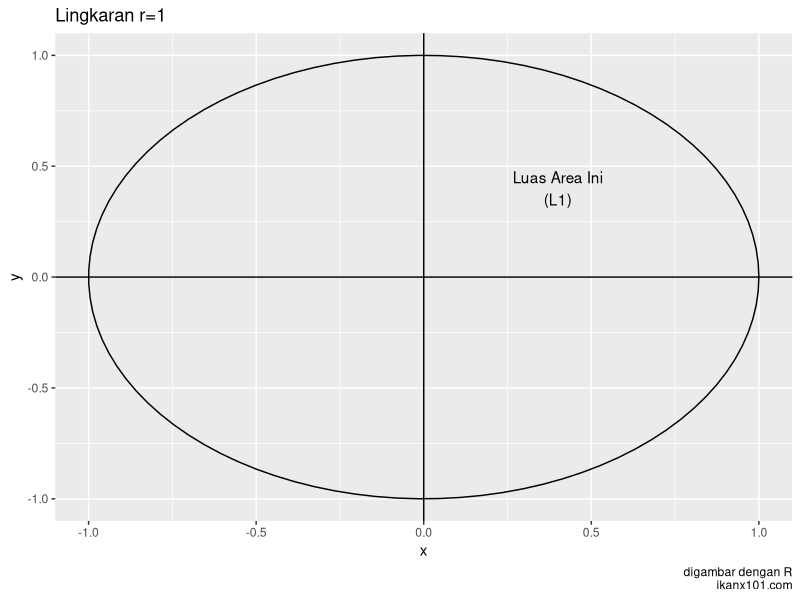
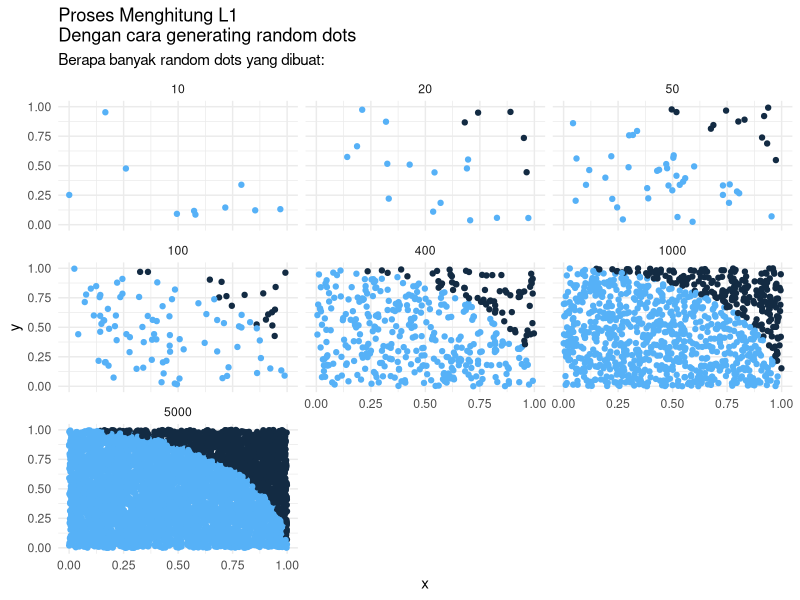
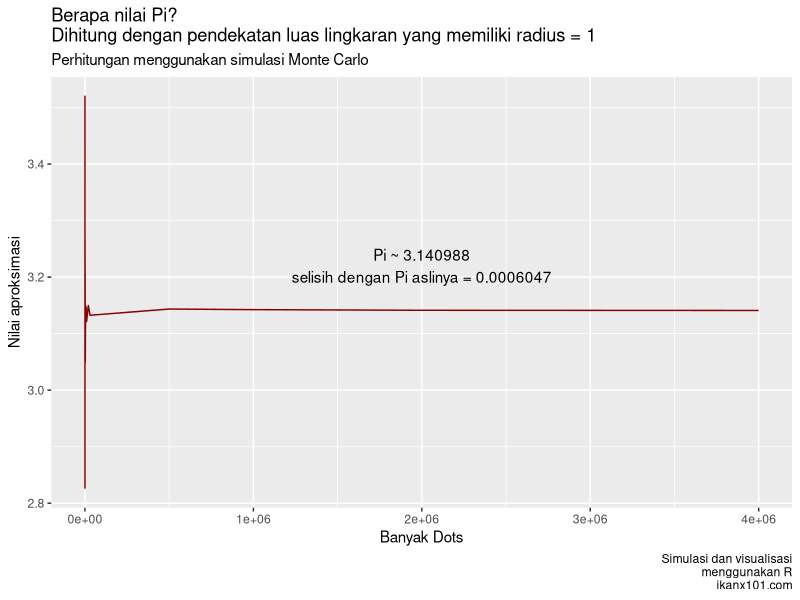

Here is the R script that generated these plots, in order:
## ---- chunk 1
knitr::opts_chunk$set(echo = TRUE)
setwd("/cloud/project/_posts/Monte Carlo/Hitung Pi")

library(dplyr)
library(ggplot2)

rm(list=ls())
set.seed(10104074)
## ---- chunk 2
# gambar lingkaran
xc = 0
yc = 0
r = 1
ggplot() + annotate("path",
   x=xc+r*cos(seq(0,2*pi,length.out=100)),
   y=yc+r*sin(seq(0,2*pi,length.out=100))) +
   labs(title = "Lingkaran r=1",
        caption = "digambar dengan R\nikanx101.com") +
   annotate("text",
            x = .4,
            y = .4,
            label = "Luas Area Ini\n(L1)") +
  geom_vline(xintercept = 0) +
  geom_hline(yintercept = 0)
## ---- chunk 3
rm(list=ls())
# bikin fungsi utk generate data
  # lalu kita rbind
generate_sim = function(n){
  data = data.frame(
  x = runif(n),
  y = runif(n),
  iterasi = n
  ) %>%
  mutate(penanda = ifelse(x^2 + y^2 <= 1, 1, 0)) %>% distinct()
  return(data)
}

# sekarang kita bikin datasetnya
n_sim = c(10,20,50,100,400,1000,5000)

# kita mulai iterasinya
i = 1
data_sim = generate_sim(n_sim[i])

for(i in 2:length(n_sim)){
  temp = generate_sim(n_sim[i])
  data_sim = rbind(data_sim,temp)
}

# yuk kita bikin dulu titiknya
data_sim %>%
    ggplot(aes(x = x, y = y)) +
    geom_point(aes(color = penanda)) +
    facet_wrap(~iterasi) +
    theme_minimal() +
    labs(x = "x",
         y = "y",
         title = "Proses Menghitung L1\nDengan cara generating random dots",
         subtitle = "Berapa banyak random dots yang dibuat:") +
         theme(legend.position = "none")
## ---- chunk 4
hitung_pi = function(n){
  x = runif(n)
  y = runif(n)
  data = data.frame(x,y)
  data =
    data %>%
    distinct() %>%
    mutate(jatuh = x^2 + y^2,
           ket = ifelse(jatuh <= 1, 1,0))
  return(4 * sum(data$ket)/length(data$ket))
}

## ---- chunk 5
# saatnya simulasi
simulasi = data.frame(
  n = c(10,20,50,75,100,400,600,999,1100,2000,
        3000,5000,7500,10000,20000,30000,500000,
        1000000,2000000,4000000),
  pi = 0
)

simulasi$pi = sapply(simulasi$n,hitung_pi)
simulasi$beda = pi - simulasi$pi

simulasi %>%
    ggplot(aes(x = n,
               y = pi)) +
    geom_line(color = "darkred") +
    labs(title = "Berapa nilai Pi?\nDihitung dengan pendekatan luas lingkaran yang memiliki radius = 1",
        subtitle = "Perhitungan menggunakan simulasi Monte Carlo",
        caption = "Simulasi dan visualisasi\nmenggunakan R\nikanx101.com",
        x = "Banyak Dots",
        y = "Nilai aproksimasi") +
        annotate("text",
                 x = 2000000, 
                 y = 3.22, 
                 label = paste0("Pi ~ ",simulasi$pi[length(simulasi$n)],
                                "\nselisih dengan Pi aslinya = ",round(simulasi$beda[length(simulasi$n)],7))
                 )
